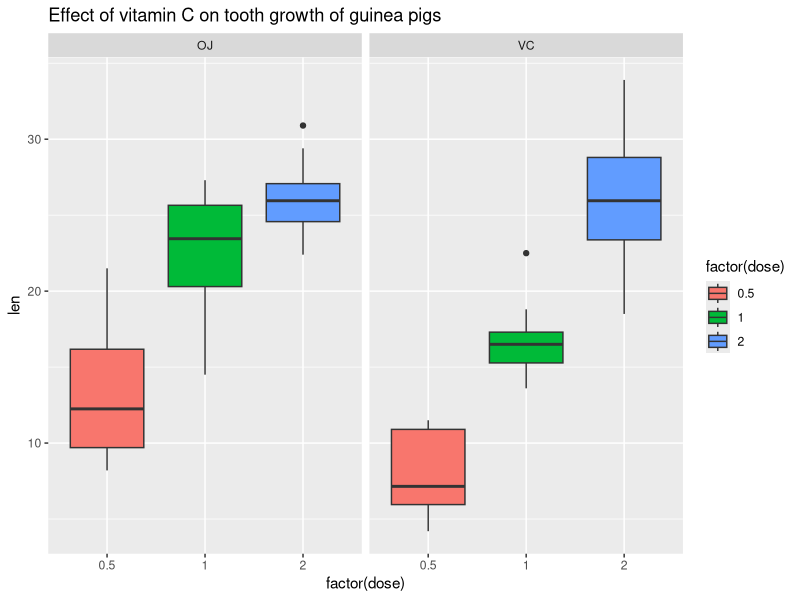

This chart was generated by the following R code: (Note: this script raises an error after producing the figure.)
## ---- chunk 1
library(datasets)
data(ToothGrotwh)
## ---- chunk 2
str(ToothGrowth$supp)
## ---- chunk 3
str(as.factor(ToothGrowth$dose))
## ---- chunk 4
summary(ToothGrowth)
library(ggplot2)
ggplot(ToothGrowth, aes(x=factor(dose), y=len, fill=factor(dose)))+geom_boxplot()+facet_grid(.~supp)+ggtitle("Effect of vitamin C on tooth growth of guinea pigs")
## ---- chunk 5
xBar<-mean(ToothGrowth$len[1:30])
yBar<-mean(ToothGrowth$len[31:60])
xVar<-(sd(ToothGrowth$len[1:30]))^2
yVar<-(sd(ToothGrowth$len[31:60]))^2
q<-(((xVar+yVar)/30)^2)/((((xVar/30)^2)+((yVar/30)^2))/29)
t<-qt(0.975, q)
yBar -xBar + c(-1,1)*t*sqrt(xVar/30 + yVar/30)

## ---- chunk 6
t.test(len~supp, data=ToothGrowth, paired=FALSE)
